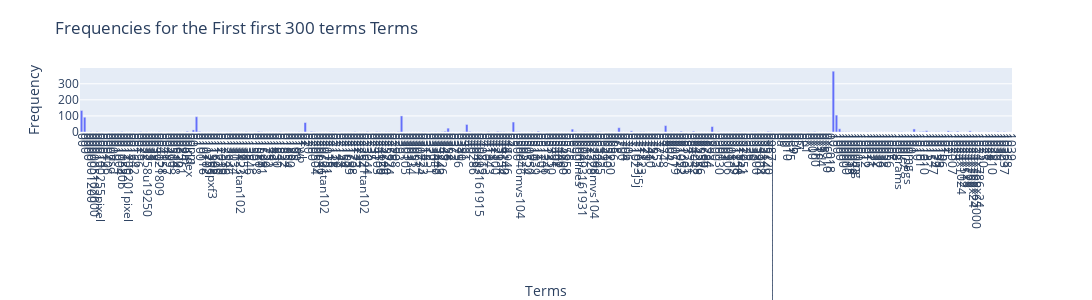

This figure's notebook cell:
### Markdown cell above
### >>> **Exercise 12 (take home):**
If you want a nicer interactive visualization here, I would encourage you try to install and use plotly to achieve this.

### Code cell
# Answer here
# I installed plotly using the uv add plotly command 

import plotly.express as px
first_300_terms = count_vect.get_feature_names_out()[:300]
first_300_frequencies = term_frequencies[:300]
# 4. Create a DataFrame for easy plotting
df_first_300 = pd.DataFrame({
    'Terms': first_300_terms,
    'Frequency': first_300_frequencies
})
#Create the Plotly Bar Plot
fig = px.bar(
    df_first_300,
    x='Terms',
    y='Frequency',
    title="Frequencies for the First first 300 terms Terms"
)
# Adjust the layout for readability (rotating the x-axis labels)
fig.update_layout(
    height=300,
    width=6000,
    xaxis={'automargin': True},
    yaxis={'rangemode': 'tozero'}
)
fig.update_xaxes(tickangle=90, dtick=1, showticklabels=True
)
fig.show()

### Figure 1 — Plotly figure (JSON) as saved in the notebook; plotly's stock layout.template omitted (floating-point values rounded to 4 significant figures; data arrays with more than 128 entries replaced by an {"elided": "..."} marker saying what was removed)
{"data": [{"hovertemplate": "Terms=%{x}<br>Frequency=%{y}<extra></extra>", "legendgroup": "", "marker": {"color": "#636efa", "pattern": {"shape": ""}}, "name": "", "orientation": "v", "showlegend": false, "textposition": "auto", "type": "bar", "x": {"elided": "300 str values"}, "xaxis": "x", "y": {"elided": "300 int values"}, "yaxis": "y"}], "layout": {"barmode": "relative", "height": 300, "legend": {"tracegroupgap": 0}, "title": {"text": "Frequencies for the First first 300 terms Terms"}, "width": 6000, "xaxis": {"anchor": "y", "automargin": true, "domain": [0, 1], "dtick": 1, "showticklabels": true, "tickangle": 90, "title": {"text": "Terms"}}, "yaxis": {"anchor": "x", "domain": [0, 1], "rangemode": "tozero", "title": {"text": "Frequency"}}}}
